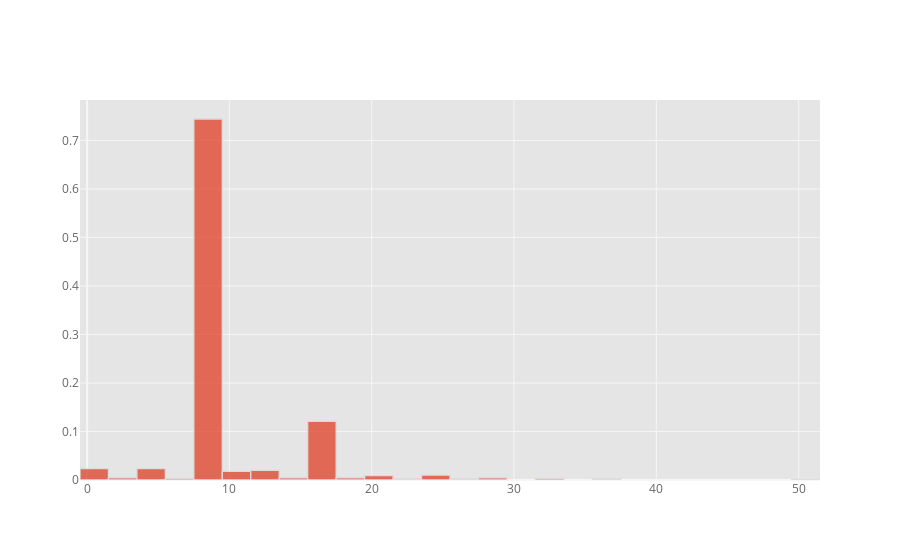

Notebook code cell kept with this figure:
### Markdown cell above
### Length of individual sections

### Code cell
print('Most sections are normatively 8 measures long, but there are also several 16 measure-long sections: it could be hypothesised that these sections are internally binary.')
measure_list.groupby(['id', 'section']).apply(len).iplot('hist', bins = 40, histnorm = 'probability')

### Figure 1 — Plotly figure (JSON) as saved in the notebook; plotly's stock layout.template omitted (floating-point values rounded to 4 significant figures; data arrays with more than 128 entries replaced by an {"elided": "..."} marker saying what was removed)
{"data": [{"histfunc": "count", "histnorm": "probability", "marker": {"color": "rgba(226, 74, 51, 1.0)", "line": {"color": "#D9D9D9", "width": 1.3}}, "nbinsx": 40, "opacity": 0.8, "orientation": "v", "type": "histogram", "x": {"elided": "903 int values"}}], "layout": {"barmode": "overlay", "legend": {"bgcolor": "#FFFFFF", "font": {"color": "#666666"}}, "paper_bgcolor": "#FFFFFF", "plot_bgcolor": "#E5E5E5", "title": {"font": {"color": "#151516"}}, "xaxis": {"gridcolor": "#F6F6F6", "showgrid": true, "tickfont": {"color": "#666666"}, "title": {"font": {"color": "#666666"}, "text": ""}, "zerolinecolor": "#F6F6F6"}, "yaxis": {"gridcolor": "#F6F6F6", "showgrid": true, "tickfont": {"color": "#666666"}, "title": {"font": {"color": "#666666"}, "text": ""}, "zerolinecolor": "#F6F6F6"}}}
